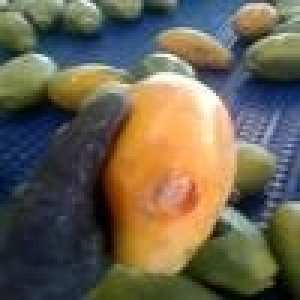
#> input picture DATA SET/Diseased/a0_TR011568-1.jpg, 100 x 100 px, found by its file name (shown 3 times larger); its folder holds only this picture in this run
$ jupyter execute --allow-errors 'global threshold.ipynb'
#> lines starting #> are read from the running program, lines starting #| are printed output that depends on the picture; after the words box and inside, x2 and y2 are one past the last pixel; in counts of white or black regions, pixels touching at a corner belong together
#> further down, img_array is the input picture: shape (100, 100, 3); mean R, G, B 106.7, 98.6, 80.4
#> `img_gray = color.rgb2gray(img_array)`:
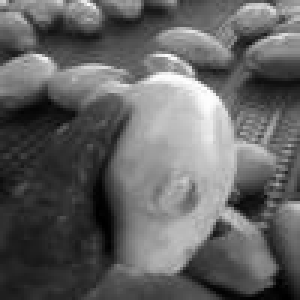
#> img_gray: shape (100, 100) float64 (shown 3 times larger); min 0, max 0.997, mean 0.388
#> `threshold_value = threshold_otsu(img_gray)`: threshold_value = 0.423
#> `segmented_image = img_gray > threshold_value`:
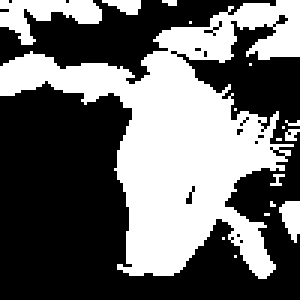
#> segmented_image: shape (100, 100) bool (shown 3 times larger); 41.2% white; 17 white regions (13 under 20 px), largest, box (x1, y1, x2, y2) and area: (0, 0, 100, 93) 3711, (0, 0, 34, 15) 255, (93, 67, 100, 81) 66, (34, 0, 47, 5) 42
#> `segmented_image_resized = resize(segmented_image, (64, 64))`:
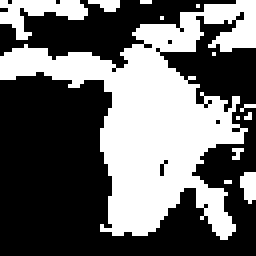
#> segmented_image_resized: shape (64, 64) bool (shown 4 times larger); 41% white; 13 white regions (10 under 20 px), largest, box (x1, y1, x2, y2) and area: (0, 0, 64, 60) 1512, (0, 0, 22, 10) 103, (60, 43, 64, 51) 25
[cell 1]
import pandas as pd
import os
from skimage.transform import resize
from skimage.io import imread
import numpy as np
import matplotlib.pyplot as plt
from sklearn.model_selection import GridSearchCV
from skimage.filters import sobel
from sklearn.metrics import confusion_matrix, ConfusionMatrixDisplay
import seaborn as sns
from sklearn.metrics import accuracy_score, confusion_matrix, precision_score, recall_score,f1_score
from sklearn.metrics import mean_squared_error
from sklearn.decomposition import PCA
from sklearn.preprocessing import StandardScaler
from skimage.feature import canny
from skimage.io import imread, imshow
from skimage.filters import prewitt_h,prewitt_v
from skimage import io, color, util
from skimage.filters import threshold_otsu

from sklearn.model_selection import train_test_split
import cv2


from sklearn.metrics import accuracy_score
from sklearn.metrics import classification_report
from sklearn.metrics import accuracy_score, confusion_matrix, precision_score, recall_score,f1_score

[cell 2]
# Define the categories
Categories = ['Diseased', 'Healthy']

flat_data_arr = []  # Input array
target_arr = []  # Output array
datadir = 'C:\\Users\\vivek\\project\\root\\Augmentation\\dataset'

# Load images and perform image segmentation using global thresholding
#> (the rest of this cell did not finish here and is left out)

[cell 3]
#DecisionTreeClassifier
from sklearn.model_selection import train_test_split
from sklearn.tree import DecisionTreeClassifier


dtc=DecisionTreeClassifier(criterion='gini', splitter='best', max_depth=25, min_samples_split=2, min_samples_leaf=1,
                           min_weight_fraction_leaf=0.0,max_features=None, random_state=None,
                           max_leaf_nodes=None,  min_impurity_decrease=0.0, class_weight=None, ccp_alpha=0.0)
#> (the rest of this cell did not finish here and is left out)

[cell 4]
#GaussianNB
from sklearn.naive_bayes import GaussianNB
from sklearn.metrics import classification_report
nb=GaussianNB()
#> (the rest of this cell did not finish here and is left out)

[cell 5]
#LogisticRegression
from sklearn.linear_model import LogisticRegression
lr = LogisticRegression(solver='liblinear', random_state=0)
#> (the rest of this cell did not finish here and is left out)

[cell 6]
#KNeighborsClassifier
from sklearn.neighbors import KNeighborsClassifier
from sklearn.metrics import classification_report
from sklearn.metrics import accuracy_score, confusion_matrix, precision_score, recall_score,f1_score
knn=KNeighborsClassifier(n_neighbors=7)
#knn=KNeighborsClassifier(n_neighbors=1, weights='uniform', algorithm='auto', leaf_size=30, p=2,metric='minkowski', metric_params=None, n_jobs=None)
#> (the rest of this cell did not finish here and is left out)

[cell 7]
#RandomForestClassifier
print("RandomForestClassifier")

from sklearn.ensemble import RandomForestClassifier
#model_rf=RandomForestClassifier()
model_rf=RandomForestClassifier(n_estimators=100, criterion='gini', max_depth=None,
min_samples_split=12, min_samples_leaf=5, min_weight_fraction_leaf=0.0, max_features='log2',
max_leaf_nodes=None, min_impurity_decrease=0.0, bootstrap=True, oob_score=False, n_jobs=None,   random_state=None, verbose=0, warm_start=False, class_weight=None, ccp_alpha=0.0, max_samples=None)

#> (the rest of this cell did not finish here and is left out)

[cell 8]
from sklearn.ensemble import VotingClassifier
from sklearn.tree import DecisionTreeClassifier
from sklearn.metrics import accuracy_score, confusion_matrix, precision_score, recall_score
from sklearn.metrics import mean_squared_error
from sklearn.metrics import confusion_matrix, ConfusionMatrixDisplay

voting_3_classifiers = VotingClassifier(estimators=[('GaussianNB', nb),('Decison Tree',dtc),
                                                    ('KNN',knn),('logistic_regression',lr)],
                                        voting='soft')
#> (the rest of this cell did not finish here and is left out)

[cell 9]
from sklearn.ensemble import VotingClassifier
from sklearn.tree import DecisionTreeClassifier
from sklearn.metrics import accuracy_score, confusion_matrix, precision_score, recall_score
from sklearn.metrics import mean_squared_error
from sklearn.metrics import confusion_matrix, ConfusionMatrixDisplay

voting_3_classifiers = VotingClassifier(estimators=[ ('GaussianNB', nb),('Decison Tree',dtc),
                                                    ('KNN',knn),('logistic_regression',lr)],
                                        voting='hard')
#> (the rest of this cell did not finish here and is left out)

#> (a cell that did not finish here is left out)

[cell 11]
import numpy as np
import matplotlib.pyplot as plt

# set width of bar
barWidth = 0.15
#> barWidth = 0.15
fig = plt.subplots(figsize =(30, 15))

# set height of bar
#> (the rest of this cell did not finish here and is left out)
